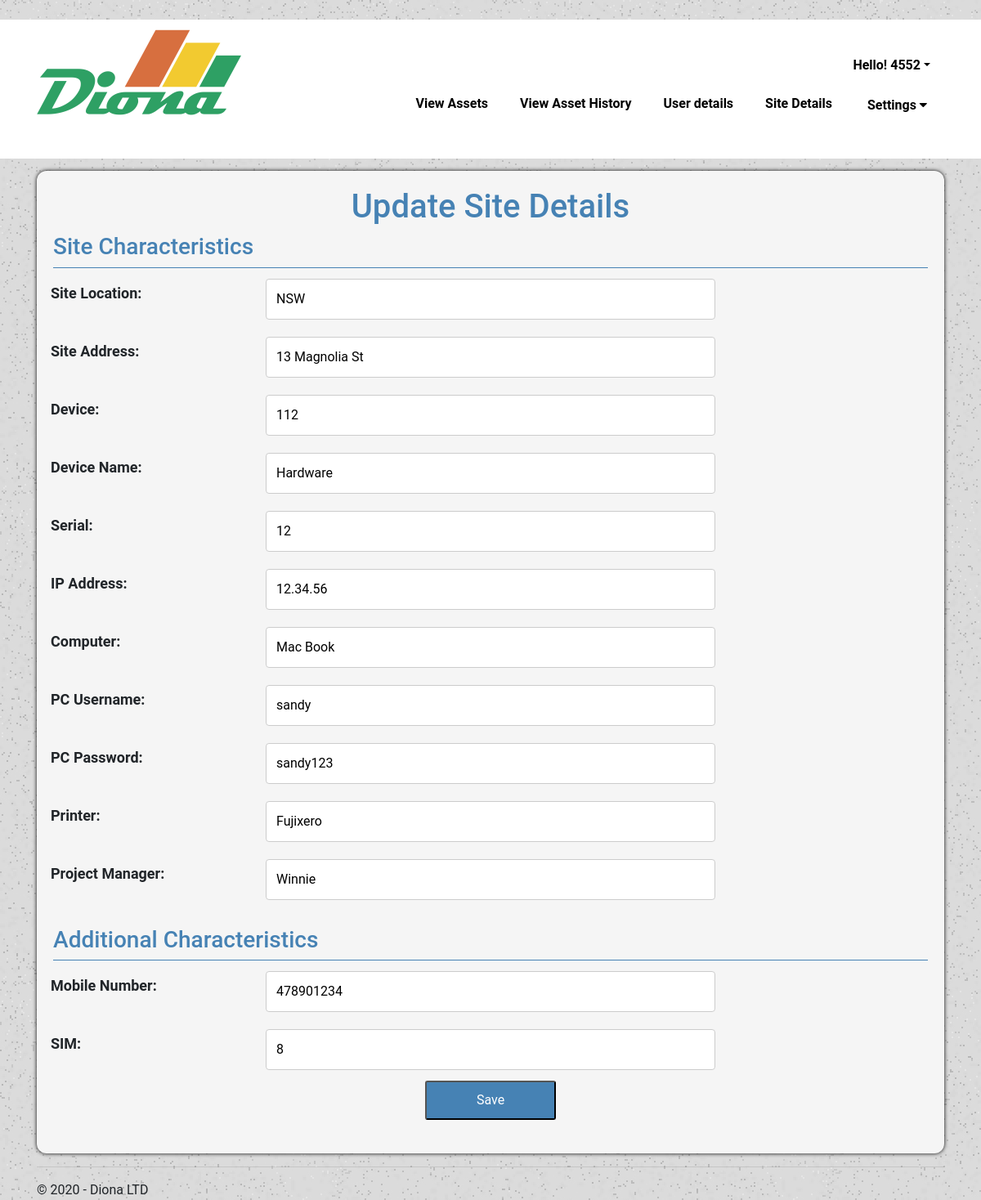
/update_site?id=1 (signed in), run on the app's committed database.
### tables this page shows
CREATE TABLE Site (
                                            `site_id` integer NOT NULL,
                                            `site_location` TEXT NULL,
                                            `site_address` TEXT NULL,
                                            `site_device` TEXT NULL,
                                            `device_name` TEXT NULL,
                                            `serial` INTEGER NULL,
                                            `ip_address` TEXT NULL,
                                            `mobile_no` INTEGER NULL,
                                            `sim` INTEGER NULL,
                                            `computer` TEXT NULL,
                                            `PC_username` TEXT NULL,
                                            `PC_password` TEXT NULL,
                                            `printer` TEXT NULL,
                                            `projectManager` TEXT NULL,
                                            PRIMARY KEY (`site_id`));

### EX1/views.py (the view)
@app.route('/update_site')
def update_site():
    site_details = ''
    if(request.args.get('id')):
        site_details = dbHandler.getSiteDetails(request.args.get('id'))
    return render_template('update_site.html',
                            username=session['id'],
                            title='Site Details',
                            site = site_details,
                            year=datetime.now().year,
                            message='Site Details')

### EX1/models.py (called while the page is built)
def create_connection(db_file):
    conn = None
    try:
        conn = sqlite3.connect(db_file)
    except Error as e:
        print(e)
    return conn

def getSiteDetails(id):
    con = create_connection("diona.db")
    cur = con.cursor()
    cur.execute("SELECT * FROM Site WHERE site_id = (?)", ([id]))
    siteID = cur.fetchone()
    con.close()
    return siteID

### EX1/templates/update_site.html (shortened to what this page needs)
{% extends "layout_admin.html" %}
{% block content %}
<div class="formcontainer">
    <form action="/update_site_details" method="POST" id="defaultassetform">
        <div class="h1form">
            <h1>Update Site Details</h1>
        </div>
        <div class="h3form">
            <h3>Site Characteristics</h3>
        </div>
        {% if site %}
        <div class="row">
            <div class="column-25">
                <label for="Site Location"><strong>Site Location:</strong></label>
            </div>
            <div class="column-50">
                <input type="text" class="" name="Site Location" value="{{ site[1] }}" />
            </div>
        </div>
        <div class="row">
            <div class="column-25">
                <label for="Site Address"><strong>Site Address:</strong></label>
            </div>
            <div class="column-50">
                <input type="text" class="" name="Site Address" value="{{ site[2] }}" />
            </div>
        </div>
        <div class="row">
            <div class="column-25">
                <label for="Site Device"><strong>Device: </strong></label>
            </div>
            <div class="column-50">
                <input type="text" class="" name="Site Device" value="{{ site[3] }}" />
            </div>
        </div>
        <div class="row">
            <div class="column-25">
                <label for="Device Name"><strong>Device Name:</strong></label>
            </div>
            <div class="column-50">
                <input type="text" class="" name="Device Name" value="{{ site[4] }}" />
            </div>
        </div>
        <div class="row">
            <div class="column-25">
                <label for="Device Serial"><strong>Serial: </strong></label>
            </div>
            <div class="column-50">
                <input type="text" class="" name="Device Serial" value="{{ site[5] }}" />
            </div>
        </div>
        <div class="row">
            <div class="column-25">
                <label for="IP Address"><strong>IP Address: </strong></label>
            </div>
            <div class="column-50">
                <input type="text" class="" name="IP Address" value="{{ site[6] }}" />
            </div>
        </div>
        <div class="row">
            <div class="column-25">
                <label for="Site Computer"><strong>Computer:</strong></label>
            </div>
            <div class="column-50">
                <input type="text" class="" name="Site Computer" value="{{ site[9] }}" />
            </div>
        </div>
        <div class="row">
            <div class="column-25">
                <label for="PC Username"><strong>PC Username:</strong></label>
            </div>
            <div class="column-50">
                <input type="text" class="" name="PC Username" value="{{ site[10] }}" />
            </div>
        </div>
        <div class="row">
            <div class="column-25">
                <label for="PC Password"><strong>PC Password: </strong></label>
            </div>
            <div class="column-50">
                <input type="text" class="" name="PC Password" value="{{ site[11] }}" />
            </div>
        </div>
        <div class="row">
            <div class="column-25">
                <label for="Printer"><strong>Printer:</strong></label>
            </div>
            <div class="column-50">
                <input type="text" class="" name="Printer" value="{{ site[12] }}" />
            </div>
        </div>
        <div class="row">
            <div class="column-25">
                <label for="Project Manager"><strong>Project Manager:</strong></label>
            </div>
            <div class="column-50">
                <input type="text" class="" name="Project Manager" value="{{ site[13] }}" />
            </div>
        </div>
        <br>
        <div class="h3form">
            <h3>Additional Characteristics</h3>
        </div>
        <div class="row">
            <div class="column-25">
                <label for="Mobile No"><strong>Mobile Number:</strong></label>
            </div>
            <div class="column-50">
                <input type="text" class="" name="Mobile No" value="{{ site[7] }}" />
            </div>
        </div>
        <div class="row">
            <div class="column-25">
                <label for="Mobile Sim"><strong>SIM:</strong></label>
            </div>
            <div class="column-50">
                <input type="text" class="" name="Mobile Sim" value="{{ site[8] }}" />
            </div>
        </div>
        {% endif %}
        <p id="submitbutton"><input type="Submit" value="Save"></p>
    </form>
</div>
{% endblock %}

### EX1/static/styles.css (style rules this page uses)
body { font-family: Roboto, Arial, sans-serif; background-image: url('/static/image/boxed-bg.jpg'); margin: 0; height: 100%; }
.h1form { text-align: center; font-family: Roboto, Arial, sans-serif; font-size: 15px; color: #4682B4; }
.h3form { text-align: left; font-family: Roboto, Arial, sans-serif; font-size: 12px; border-bottom: 1px solid #4682B4; color: #4682B4; }
.formcontainer { background-color: #F5F5F5; padding: 20px; margin-top: 15px; box-shadow: 0 0 5px rgba(0, 0, 0, 15); border-radius: 12px; }
.row:after { content: ""; display: table; clear: both; }
label { padding-top: 12px; padding-right: 12px; padding-left: 12px; display: inline-block; }
input[type= text], [type= email], select, textarea { width: 100%; padding: 12px; margin: 8px 0; display: inline-block; border: 1px solid #ccc; border-radius: 4px; box-sizing: border-box; resize: vertical; }
#submitbutton { text-align: center; }
input[type= Submit] { width: 15%; background-color: #4682B4; color: white; padding: 10px 16px; margin: 5px 0; border-radius: 3px; cursor: pointer; }
.column-25 { float: left; width: 25%; margin-top: 5px; font-size: 18px; font-family: Roboto, Arial, sans-serif; }
.column-50 { float: left; width: 50%; margin-top: 5px; }

### data on the page
Site: site_location "NSW", site_address "13 Magnolia St", site_device "112", device_name "Hardware", serial "12", ip_address "12.34.56", computer "Mac Book", PC_username "sandy", PC_password "sandy123", Printer "Fujixero", projectManager "Winnie", mobile_no "478901234", sim "8"

### other printed values
{{ username }} "4552"
